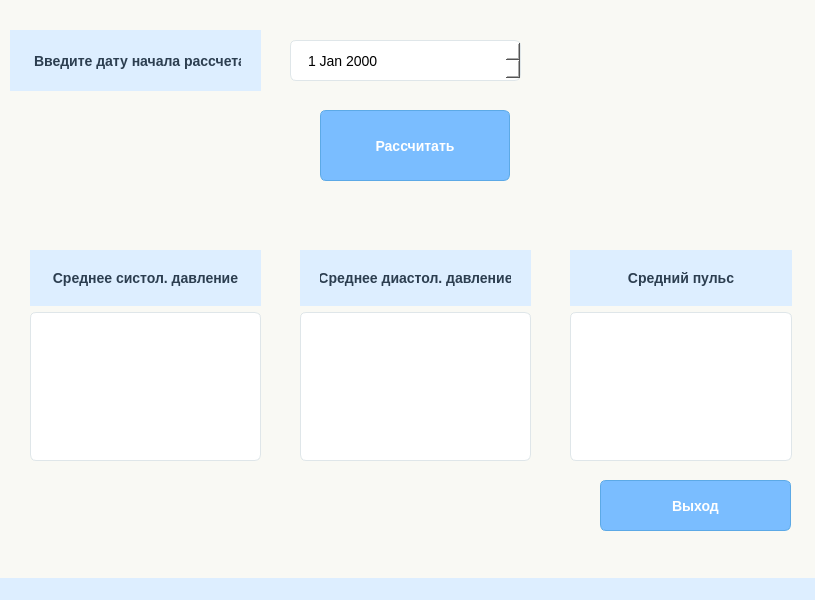
<?xml version="1.0" encoding="UTF-8"?>
<ui version="4.0">
 <class>statisticswindow</class>
 <widget class="QMainWindow" name="statisticswindow">
  <property name="geometry">
   <rect>
    <x>0</x>
    <y>0</y>
    <width>815</width>
    <height>600</height>
   </rect>
  </property>
  <property name="windowTitle">
   <string>MainWindow</string>
  </property>
  <property name="styleSheet">
   <string notr="true">background-color: #ddeeff;
font-family: &quot;Arial&quot;, sans-serif;</string>
  </property>
  <widget class="QWidget" name="centralwidget">
   <property name="styleSheet">
    <string notr="true">background-color: rgb(249, 249, 244);
padding: 20px;</string>
   </property>
   <widget class="QLabel" name="label">
    <property name="geometry">
     <rect>
      <x>10</x>
      <y>30</y>
      <width>251</width>
      <height>61</height>
     </rect>
    </property>
    <property name="styleSheet">
     <string notr="true">QLabel {
    font-size: 14px;
	background-color: #ddeeff;
    font-weight: 500;
    color: #2c3e50;
    min-width: 180px;
}</string>
    </property>
    <property name="text">
     <string>Введите дату начала рассчета:</string>
    </property>
   </widget>
   <widget class="QPushButton" name="pushButton">
    <property name="geometry">
     <rect>
      <x>320</x>
      <y>110</y>
      <width>190</width>
      <height>71</height>
     </rect>
    </property>
    <property name="styleSheet">
     <string notr="true">QPushButton {
    background-color: #7abdff;
    color: white;
    border: 1px solid #5ca9e6;
    border-radius: 6px;
    padding: 12px 24px;
    font-size: 14px;
    font-weight: 500;
    min-width: 140px;
}
QPushButton:hover {
    background-color: #2980b9;
    border: 1px solid #1e6da3;
}
QPushButton:pressed {
    background-color: #1a6ea7;
    padding-top: 13px;
    padding-bottom: 11px;
}</string>
    </property>
    <property name="text">
     <string>Рассчитать</string>
    </property>
   </widget>
   <widget class="QPushButton" name="pushButton_2">
    <property name="geometry">
     <rect>
      <x>600</x>
      <y>480</y>
      <width>191</width>
      <height>51</height>
     </rect>
    </property>
    <property name="styleSheet">
     <string notr="true">QPushButton {
    background-color: #7abdff;
    color: white;
    border: 1px solid #5ca9e6;
    border-radius: 6px;
    padding: 12px 24px;
    font-size: 14px;
    font-weight: 500;
    min-width: 140px;
}
QPushButton:hover {
    background-color: #2980b9;
    border: 1px solid #1e6da3;
}
QPushButton:pressed {
    background-color: #1a6ea7;
    padding-top: 13px;
    padding-bottom: 11px;
}</string>
    </property>
    <property name="text">
     <string>Выход</string>
    </property>
   </widget>
   <widget class="QDateEdit" name="dateEdit">
    <property name="geometry">
     <rect>
      <x>290</x>
      <y>40</y>
      <width>231</width>
      <height>41</height>
     </rect>
    </property>
    <property name="styleSheet">
     <string notr="true">border: 1px solid #dfe6e9;
border-radius: 6px;
padding: 10px 15px;
font-size: 14px;
min-width: 120px;
background-color: white;</string>
    </property>
   </widget>
   <widget class="QWidget" name="">
    <property name="geometry">
     <rect>
      <x>30</x>
      <y>250</y>
      <width>231</width>
      <height>211</height>
     </rect>
    </property>
    <layout class="QVBoxLayout" name="verticalLayout">
     <item>
      <widget class="QLabel" name="label_3">
       <property name="styleSheet">
        <string notr="true">QLabel {
    font-size: 14px;
	background-color: #ddeeff;
    font-weight: 500;
    color: #2c3e50;
    min-width: 180px;
}</string>
       </property>
       <property name="text">
        <string>Среднее систол. давление</string>
       </property>
       <property name="alignment">
        <set>Qt::AlignmentFlag::AlignCenter</set>
       </property>
      </widget>
     </item>
     <item>
      <widget class="QTextEdit" name="textEdit">
       <property name="styleSheet">
        <string notr="true">border: 1px solid #dfe6e9;
border-radius: 6px;
padding: 10px 15px;
font-size: 14px;
min-width: 120px;
background-color: white;</string>
       </property>
       <property name="readOnly">
        <bool>true</bool>
       </property>
      </widget>
     </item>
    </layout>
   </widget>
   <widget class="QWidget" name="">
    <property name="geometry">
     <rect>
      <x>300</x>
      <y>250</y>
      <width>231</width>
      <height>211</height>
     </rect>
    </property>
    <layout class="QVBoxLayout" name="verticalLayout_2">
     <item>
      <widget class="QLabel" name="label_4">
       <property name="styleSheet">
        <string notr="true">QLabel {
    font-size: 14px;
	background-color: #ddeeff;
    font-weight: 500;
    color: #2c3e50;
    min-width: 180px;
}</string>
       </property>
       <property name="text">
        <string>Среднее диастол. давление</string>
       </property>
       <property name="alignment">
        <set>Qt::AlignmentFlag::AlignCenter</set>
       </property>
      </widget>
     </item>
     <item>
      <widget class="QTextEdit" name="textEdit_2">
       <property name="styleSheet">
        <string notr="true">border: 1px solid #dfe6e9;
border-radius: 6px;
padding: 10px 15px;
font-size: 14px;
min-width: 120px;
background-color: white;</string>
       </property>
       <property name="readOnly">
        <bool>true</bool>
       </property>
      </widget>
     </item>
    </layout>
   </widget>
   <widget class="QWidget" name="">
    <property name="geometry">
     <rect>
      <x>570</x>
      <y>250</y>
      <width>222</width>
      <height>211</height>
     </rect>
    </property>
    <layout class="QVBoxLayout" name="verticalLayout_3">
     <item>
      <widget class="QLabel" name="label_5">
       <property name="styleSheet">
        <string notr="true">QLabel {
    font-size: 14px;
	background-color: #ddeeff;
    font-weight: 500;
    color: #2c3e50;
    min-width: 180px;
}</string>
       </property>
       <property name="text">
        <string>Средний пульс</string>
       </property>
       <property name="alignment">
        <set>Qt::AlignmentFlag::AlignCenter</set>
       </property>
      </widget>
     </item>
     <item>
      <widget class="QTextEdit" name="textEdit_3">
       <property name="styleSheet">
        <string notr="true">border: 1px solid #dfe6e9;
border-radius: 6px;
padding: 10px 15px;
font-size: 14px;
min-width: 120px;
background-color: white;</string>
       </property>
       <property name="readOnly">
        <bool>true</bool>
       </property>
      </widget>
     </item>
    </layout>
   </widget>
  </widget>
  <widget class="QMenuBar" name="menubar">
   <property name="geometry">
    <rect>
     <x>0</x>
     <y>0</y>
     <width>815</width>
     <height>36</height>
    </rect>
   </property>
  </widget>
  <widget class="QStatusBar" name="statusbar"/>
 </widget>
 <resources/>
 <connections/>
</ui>
